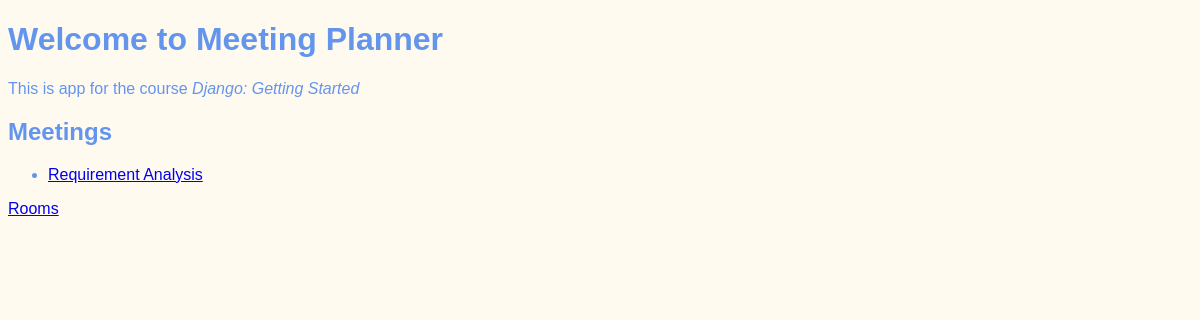
Before: / with the older database file.
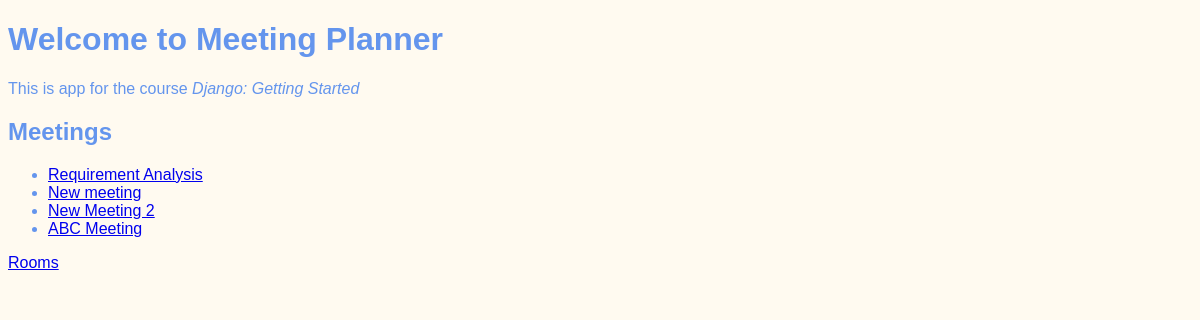
After: the same page with the newer database file.
### meetings/models.py (models this page shows, shortened)
class Meeting(models.Model):
    title = models.CharField(max_length=200)
    date = models.DateField()
    start_time = models.TimeField(default=time(9))
    duration = models.IntegerField(default=1)
    room = models.ForeignKey(Room, on_delete=models.CASCADE)

### website/views.py (the view)
# urls.py: path('', welcome, name='welcome'),
def welcome(request):
    return render(request, "website/welcome.html",
                  {"meetings": Meeting.objects.all()})

### website/templates/website/welcome.html (shortened to what this page needs)
{% extends "base.html" %}
{% block content %}
    <h1>Welcome to Meeting Planner</h1>
    <p>
        This is app for the course
        <em>Django: Getting Started</em>
    </p>
    <h2>Meetings</h2>
    <ul>
        {% for meeting in meetings %}
            <li>
                <a href="{% url 'detail' meeting.id %}">
                    {{ meeting.title }}
                </a>
            </li>
        {% endfor %}
    </ul>
<a href="{% url 'rooms' %}">Rooms</a>
{% endblock %}

### website/templates/base.html (shortened to what this page needs)
{% load static %}
<!DOCTYPE html>
<html lang="en">
<head>
  <link rel="stylesheet" href="{% static 'website/style.css' %}">
</head>
<body>
  {% block content %}
  {% endblock %}
</body>
</html>

### website/static/website/style.css (style rules this page uses)
body { font-family: sans-serif; color: cornflowerblue; background-color: floralwhite; }

Changed rows visible on the page:
added Meeting: title "New meeting"
added Meeting: title "New Meeting 2"
added Meeting: title "ABC Meeting"
